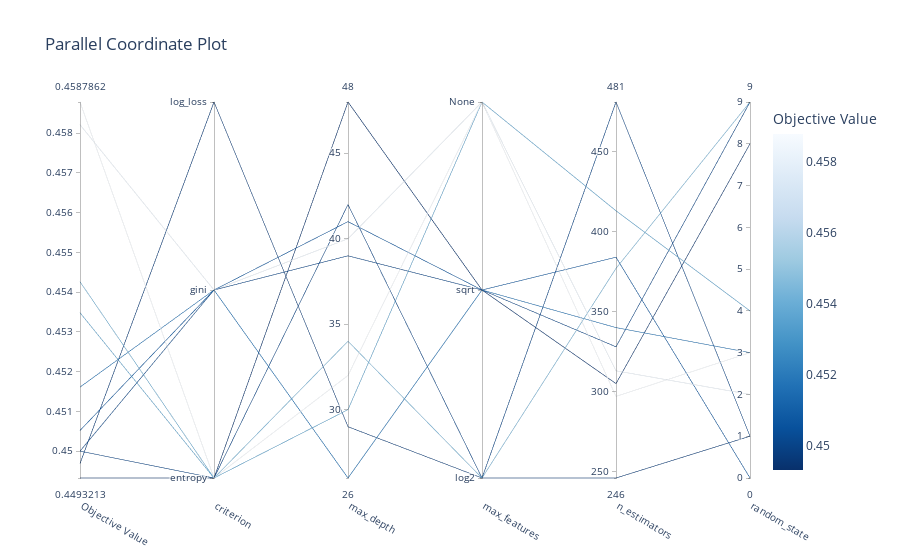

Notebook code cell kept with this figure:
### Code cell
from matplotlib import pyplot as plt
fig_study = optuna.visualization.plot_parallel_coordinate(study, params=["n_estimators", "criterion","max_depth","max_features","random_state"])
fig_study.show()

### Figure 1 — Plotly figure (JSON) as saved in the notebook; plotly's stock layout.template omitted (floating-point values rounded to 4 significant figures)
{"data": [{"dimensions": [{"label": "Objective Value", "range": [0.4493, 0.4588], "values": [0.4543, 0.45, 0.4516, 0.4505, 0.4493, 0.4582, 0.4588, 0.45, 0.4497, 0.4535]}, {"label": "criterion", "range": [0, 2], "ticktext": ["entropy", "gini", "log_loss"], "tickvals": [0, 1, 2], "values": [0, 1, 1, 1, 0, 1, 0, 0, 2, 0]}, {"label": "max_depth", "range": [26, 48], "values": [34, 39, 26, 41, 48, 40, 32, 42, 29, 30]}, {"label": "max_features", "range": [0, 2], "ticktext": ["log2", "sqrt", "None"], "tickvals": [0, 1, 2], "values": [0, 1, 1, 1, 1, 2, 2, 0, 0, 2]}, {"label": "n_estimators", "range": [246, 481], "values": [377, 328, 340, 384, 305, 313, 297, 481, 246, 413]}, {"label": "random_state", "range": [0, 9], "values": [9, 9, 3, 0, 8, 2, 3, 1, 1, 4]}], "labelangle": 30, "labelside": "bottom", "line": {"color": [0.4543, 0.45, 0.4516, 0.4505, 0.4493, 0.4582, 0.4588, 0.45, 0.4497, 0.4535], "colorbar": {"title": {"text": "Objective Value"}}, "colorscale": [[0, "rgb(247,251,255)"], [0.125, "rgb(222,235,247)"], [0.25, "rgb(198,219,239)"], [0.375, "rgb(158,202,225)"], [0.5, "rgb(107,174,214)"], [0.625, "rgb(66,146,198)"], [0.75, "rgb(33,113,181)"], [0.875, "rgb(8,81,156)"], [1, "rgb(8,48,107)"]], "reversescale": true, "showscale": true}, "type": "parcoords"}], "layout": {"title": {"text": "Parallel Coordinate Plot"}}}
